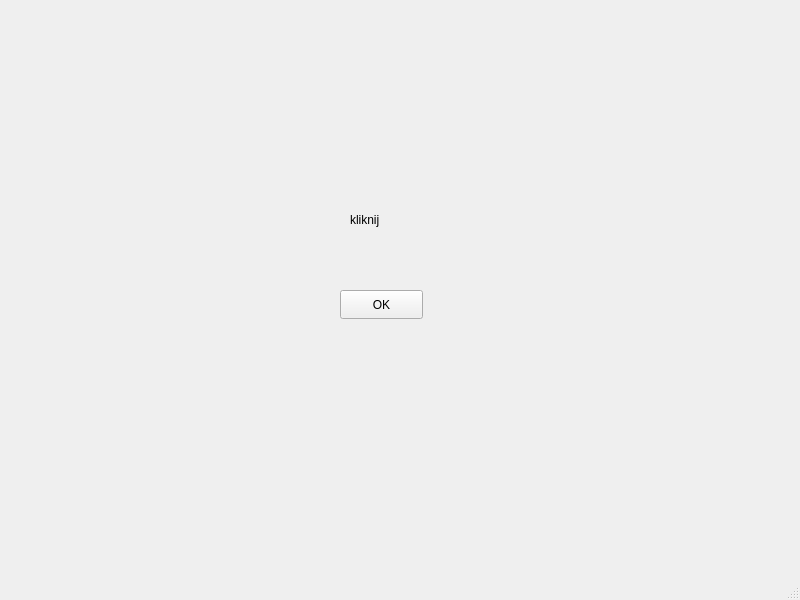
<?xml version="1.0" encoding="UTF-8"?>
<ui version="4.0">
 <class>MainWindow</class>
 <widget class="QMainWindow" name="MainWindow">
  <property name="geometry">
   <rect>
    <x>0</x>
    <y>0</y>
    <width>800</width>
    <height>600</height>
   </rect>
  </property>
  <property name="windowTitle">
   <string>MainWindow</string>
  </property>
  <widget class="QWidget" name="centralwidget">
   <widget class="QPushButton" name="pushButtonOK">
    <property name="geometry">
     <rect>
      <x>340</x>
      <y>290</y>
      <width>83</width>
      <height>29</height>
     </rect>
    </property>
    <property name="text">
     <string>OK</string>
    </property>
   </widget>
   <widget class="QLabel" name="label_kliknij">
    <property name="geometry">
     <rect>
      <x>350</x>
      <y>210</y>
      <width>63</width>
      <height>20</height>
     </rect>
    </property>
    <property name="text">
     <string>kliknij</string>
    </property>
   </widget>
  </widget>
  <widget class="QMenuBar" name="menubar">
   <property name="geometry">
    <rect>
     <x>0</x>
     <y>0</y>
     <width>800</width>
     <height>25</height>
    </rect>
   </property>
  </widget>
  <widget class="QStatusBar" name="statusbar"/>
 </widget>
 <resources/>
 <connections/>
</ui>
